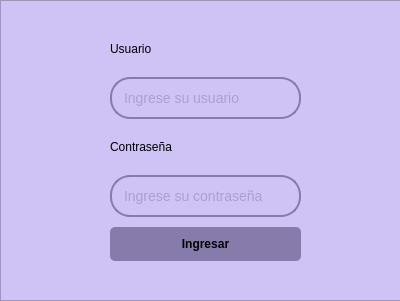
<?xml version="1.0" encoding="UTF-8"?>
<ui version="4.0">
 <class>InicioSesion</class>
 <widget class="QDialog" name="InicioSesion">
  <property name="geometry">
   <rect>
    <x>0</x>
    <y>0</y>
    <width>400</width>
    <height>301</height>
   </rect>
  </property>
  <property name="windowTitle">
   <string>Dialog</string>
  </property>
  <property name="autoFillBackground">
   <bool>false</bool>
  </property>
  <widget class="QFrame" name="frame">
   <property name="geometry">
    <rect>
     <x>0</x>
     <y>0</y>
     <width>401</width>
     <height>301</height>
    </rect>
   </property>
   <property name="sizePolicy">
    <sizepolicy hsizetype="Expanding" vsizetype="Expanding">
     <horstretch>0</horstretch>
     <verstretch>0</verstretch>
    </sizepolicy>
   </property>
   <property name="styleSheet">
    <string notr="true">background-color: rgb(207, 195, 245);</string>
   </property>
   <property name="frameShape">
    <enum>QFrame::StyledPanel</enum>
   </property>
   <property name="frameShadow">
    <enum>QFrame::Raised</enum>
   </property>
   <widget class="QWidget" name="verticalLayoutWidget">
    <property name="geometry">
     <rect>
      <x>100</x>
      <y>20</y>
      <width>211</width>
      <height>251</height>
     </rect>
    </property>
    <layout class="QVBoxLayout" name="verticalLayout">
     <property name="spacing">
      <number>10</number>
     </property>
     <property name="leftMargin">
      <number>10</number>
     </property>
     <property name="topMargin">
      <number>10</number>
     </property>
     <property name="rightMargin">
      <number>10</number>
     </property>
     <property name="bottomMargin">
      <number>10</number>
     </property>
     <item>
      <widget class="QLabel" name="label">
       <property name="styleSheet">
        <string notr="true">color: rgb(0, 0, 0);</string>
       </property>
       <property name="text">
        <string>Usuario</string>
       </property>
      </widget>
     </item>
     <item>
      <widget class="QLineEdit" name="user_input">
       <property name="styleSheet">
        <string notr="true">QLineEdit {
    padding: 10px;
    border: 2px solid #867BAA;
    border-radius: 20px;
    font-size: 14px;
	color: rgb(134, 123, 170);
}</string>
       </property>
       <property name="text">
        <string/>
       </property>
       <property name="placeholderText">
        <string>Ingrese su usuario</string>
       </property>
      </widget>
     </item>
     <item>
      <widget class="QLabel" name="label_2">
       <property name="styleSheet">
        <string notr="true">color: rgb(0, 0, 0);</string>
       </property>
       <property name="text">
        <string>Contraseña</string>
       </property>
      </widget>
     </item>
     <item>
      <widget class="QLineEdit" name="password_input">
       <property name="styleSheet">
        <string notr="true">QLineEdit {
    padding: 10px;
    border: 2px solid #867BAA;
    border-radius: 20px;
    font-size: 14px;
	color: rgb(134, 123, 170);
}</string>
       </property>
       <property name="echoMode">
        <enum>QLineEdit::Password</enum>
       </property>
       <property name="placeholderText">
        <string>Ingrese su contraseña</string>
       </property>
      </widget>
     </item>
     <item>
      <widget class="QPushButton" name="payButton_5">
       <property name="styleSheet">
        <string notr="true">QPushButton {
    background-color: #867BAA;
    color: black;
    padding: 10px;
    border: none;
    border-radius: 5px;
    font-weight: bold;
}
QPushButton:hover {
    background-color: #BDB1E2;
}</string>
       </property>
       <property name="text">
        <string>Ingresar</string>
       </property>
      </widget>
     </item>
    </layout>
   </widget>
  </widget>
 </widget>
 <resources/>
 <connections/>
</ui>
